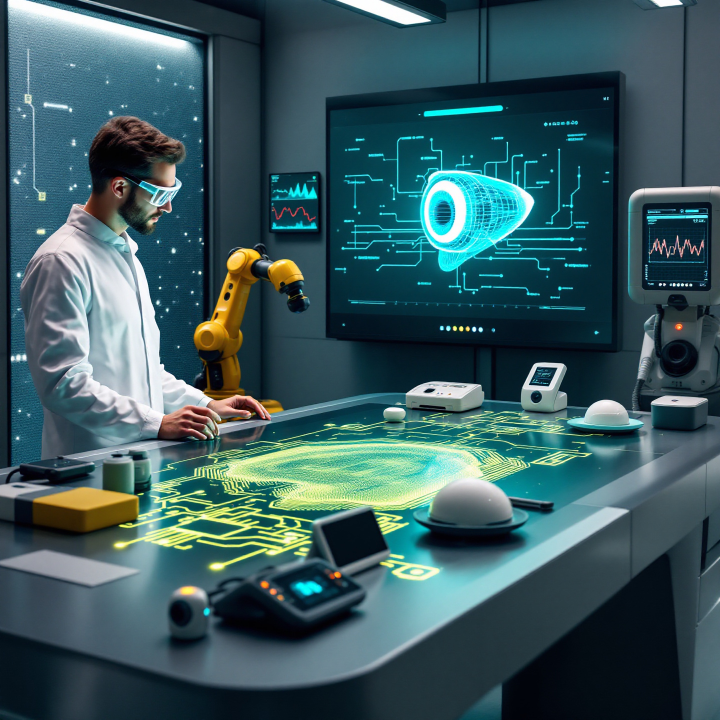
#> input picture images/5.jpg, 1440 x 1440 px (shown at 1/2 size)
$ python -i camera_actividad5.py   (imports and definitions only)
#> lines starting #> are read from the running program, lines starting #| are printed output that depends on the picture; after the words box and inside, x2 and y2 are one past the last pixel; in counts of white or black regions, pixels touching at a corner belong together
#> further down, picture is the input picture: shape (1440, 1440, 3); mean B, G, R 94.8, 89.9, 57.9
### GUI/Actividad5/logger_actividad5.py
import logging
from colorlog import ColoredFormatter # pip install colorlog

class Logger:
    def __init__(self, name, log_file = r"C:\Users\varga\OneDrive - Universidad EIA\Documents\Universidad EIA\Sexto Semestre\Vision_Artificial-Electiva\VA_Codes\GUI\Actividad5\logs\app.log"):
        self.logger = logging.getLogger(name)
        self.logger.setLevel(logging.DEBUG)
        self.log_file = log_file

        if not self.logger.hasHandlers():
            #Asignar un handler de logs a la consola
            console_handler = logging.StreamHandler() #Imprime en la consola en todo momento lo que vaya sucediendo
            console_handler.setLevel(logging.DEBUG)
            console_formatter = ColoredFormatter(
                "%(log_color)s%(asctime)s - %(levelname)s - %(message)s",
                datefmt="%Y-%m-%d %H:%M:%S", #Le pondrá los colores respectivos a los mensajes que aparezcan:
                log_colors={
                    'DEBUG':    'cyan',
                    'INFO':     'green',
                    'WARNING':  'yellow',
                    'ERROR':    'red',
                    'CRITICAL': 'red,bg_white',
                },
            )
            console_handler.setFormatter(console_formatter)

            #Asignar un handler de logs a un archivo
            file_handler = logging.FileHandler(self.log_file, mode='a', encoding='utf-8')
            file_handler.setLevel(logging.DEBUG)
            file_formatter = ColoredFormatter(
                "%(asctime)s - %(name)s - %(levelname)s - %(message)s",
                datefmt="%Y-%m-%d %H:%M:%S"
            )
            file_handler.setFormatter(file_formatter)

            #Agregar los handlers al logger
            self.logger.addHandler(console_handler)
            self.logger.addHandler(file_handler)

    def debug(self, message):
        self.logger.debug(message)

    def info(self, message):
        self.logger.info(message)

    def warning(self, message):
        self.logger.warning(message)

    def error(self, message):
        self.logger.error(message)

    def critical(self, message):
        self.logger.critical(message)

### GUI/Actividad5/camera_actividad5.py
import threading #Para que siga procesando la cámara independientemente de la GUI
import cv2
from logger_actividad5 import Logger
import time

# Acá en camera.py se hace el procesamiento de imágenes:

class RunCamera(): # Obtener frames de la cámara en paralelo al funcionamiento de GUI
    def __init__(self, src=0, name="camera_1"):
#> called with src = 0, name = 'camera_1'
        self.loggerReport = Logger("logCamera")
        try:
            self.name = name
            self.src = src
            self.ret = None
            self.frame = None
            self.stopped = False

            #Variables para el procesamiento del video:
            self.count_g8 = 0
            self.count_go = 0
            self.area_0 = 0
            self.mask = None

            self.loggerReport.logger.info("Init constructor RunCamera") #Para poner mensajes
#> (this line was passed over: colorlog is not available in this run)
        except Exception as e:
            self.loggerReport.logger.error("Error in RunCamera ", e) #Poner el error en string

    def binaryGray(self, image, method = 0, Umin=0, Umax=255):
        if method == 0:
            # Use a fixed threshold value
            ret, imgBinary = cv2.threshold(image, Umin, 255, cv2.THRESH_BINARY)
        else:
            imgBinary = cv2.inRange(image, Umin, Umax)
        return imgBinary

    def count_pieces(self, frame): #Función para el procesamiento del video
        #cv2.imshow('Frame', imageBinary)
        imageGray = cv2.cvtColor(frame, cv2.COLOR_BGR2GRAY)
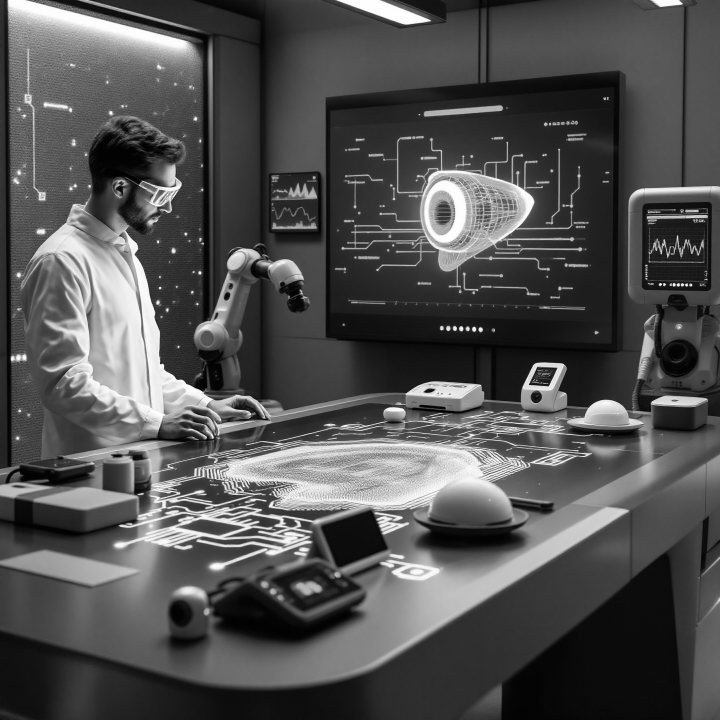
#> imageGray: shape (1440, 1440) (shown at 1/2 size); min 0, max 255, mean 80.9
        maskbin = self.binaryGray(imageGray, 1, 32, 180) #Binarizar
#> in binaryGray, `imgBinary = cv2.inRange(image, Umin, Umax)`:
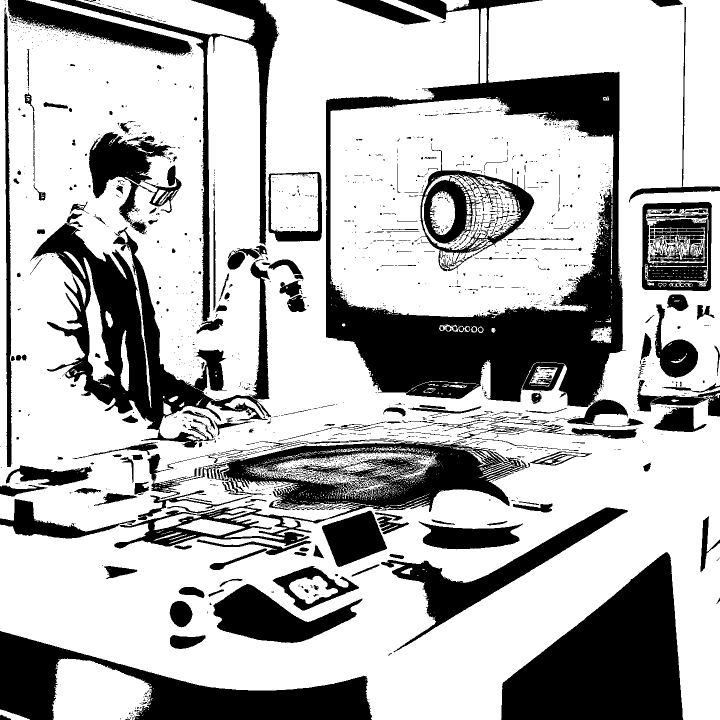
#> imgBinary: shape (1440, 1440) (shown at 1/2 size); 70.4% white; 2301 black regions (1979 under 20 px), largest, box (x1, y1, x2, y2) and area: (652, 0, 1287, 853) 138669, (1002, 1104, 1367, 1440) 73698, (60, 442, 542, 896) 61058
        self.mask = cv2.medianBlur(maskbin, 5) #Filtrar! Que no detecte lo que no es
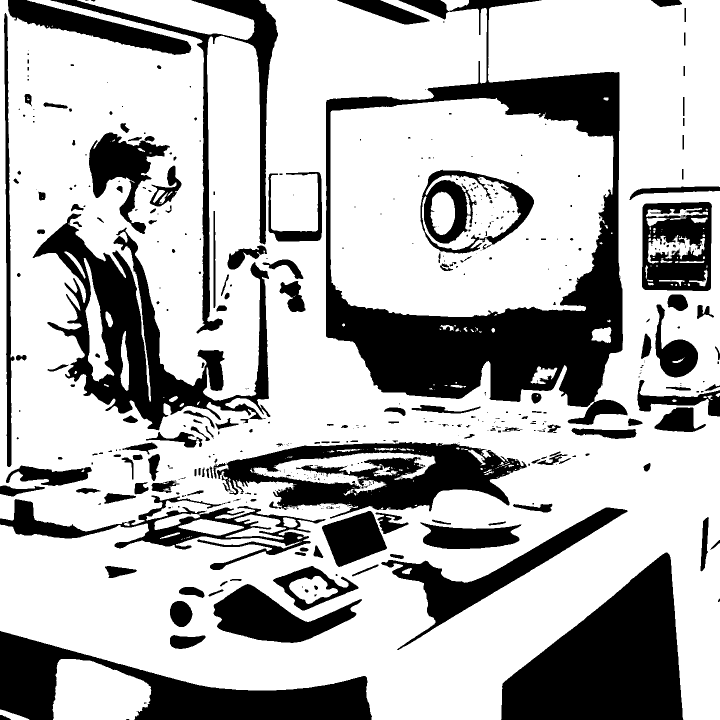
#> self.mask: shape (1440, 1440) (shown at 1/2 size); 70.9% white; 505 black regions (309 under 20 px)

        #Clasificar en dos grupos y contar las piezas:
        contours_cla, _ = cv2.findContours(self.mask, cv2.RETR_LIST, cv2.CHAIN_APPROX_NONE) #Encontrar los todos contornos
#> contours_cla = 749 contours, 470 with area under 20; largest, box (x1, y1, x2, y2) and area: (0, 0, 1440, 1440) 1476604, (661, 196, 1227, 634) 213939, (64, 426, 539, 862) 69552, (433, 883, 1055, 1038) 58374, (840, 338, 1069, 508) 28348
        if(len(contours_cla) > 0):
            for cnt_cla in contours_cla:
                x_cla,y_cla,w_cla,h_cla = cv2.boundingRect(cnt_cla)
                area = cv2.contourArea(cnt_cla)
                #cv2.drawContours(frame, contours_cla, -1, (0, 0, 255), 3) #Dibujar la forma original de los contornos.
                if x_cla > 120 and x_cla < 350: #Que la pieza esté en el centro y completa
                    if len(contours_cla) == 3 and area > 7370 and area < 7610:
                        #print("Grupo 8")
                        self.count_g8 +=1
                        if (abs(area - self.area_0) < 100): #Se volvió a contar la pieza
                            self.count_g8-=1
                        #print(area)
                        #print(area_0)
                        self.area_0 = area

                    if len(contours_cla) == 2 and area > 13450 and area < 22000:
                        #print("Grupo O")
                        self.count_go +=1
#> this loop made 749 passes
#> (x_cla, y_cla, w_cla, h_cla, area) on passes 1, 3, 4: (0, 1419, 59, 21, 493), (105, 1318, 198, 122, 18998), (339, 1269, 73, 30, 1455.5)
#> after the loop, self.count_g8 = 0; self.count_go = 0
                        #print(area)
        return self.mask

    def start(self):
        try:
            self.stream = cv2.VideoCapture(self.src)
            time.sleep(1) #Por si se demora en arrancar la cámara
            self.ret, self.frame = self.stream.read() #Guardar los frames del video
            if(self.stream.isOpened()):
                self.loggerReport.logger.info("Creating Thread in start camera")
                self.my_thread = threading.Thread(target=self.get, name=self.name, daemon=True)
                self.my_thread.start()
            else:
                self.loggerReport.logger.warning("start camera no initialized")
        except Exception as e:
            self.loggerReport.logger.error("Error in start Camera ", e) #Poner el error en string

    def get(self):
        while not self.stopped:
            if not self.ret:
                pass
            else:
                try:
                    self.ret, self.frame = self.stream.read()
                    if not self.ret or self.frame is None:
                        self.loggerReport.logger.warning("Frame vacío en RunCamera.get() o video terminado")
                        return None
                    self.count_pieces(self.frame) #____ Función para el procesamiento del video acá___
                except Exception as e:
                    self.loggerReport.logger.error("Error in get Camera ", e)


>>> import cv2
>>> picture = cv2.imread('../../images/5.jpg')
>>> result = RunCamera().count_pieces(picture)

$ run again, on images/VisionArtificial.jpg
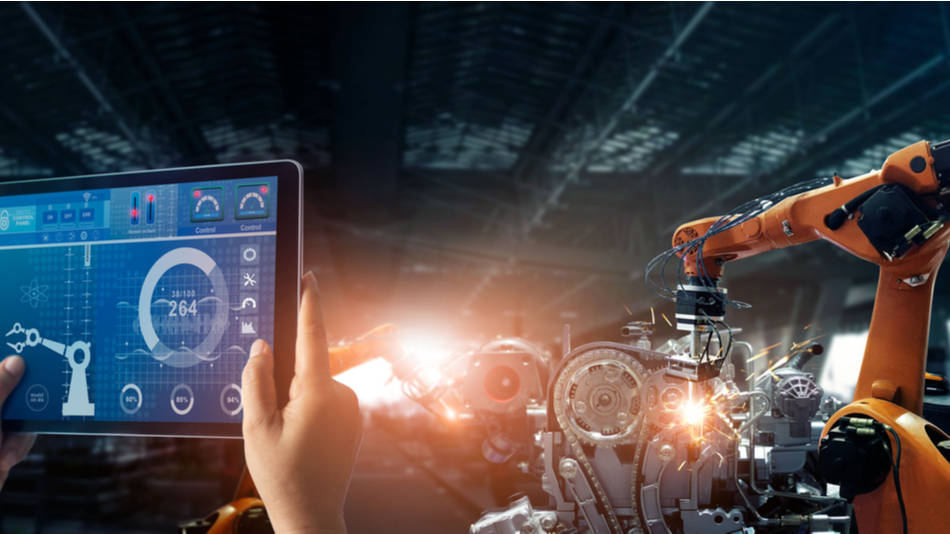
#> input picture images/VisionArtificial.jpg, 950 x 534 px
#> picture is the input picture: shape (534, 950, 3); mean B, G, R 72.2, 69, 73.6
#> in binaryGray, `imgBinary = cv2.inRange(image, Umin, Umax)`:
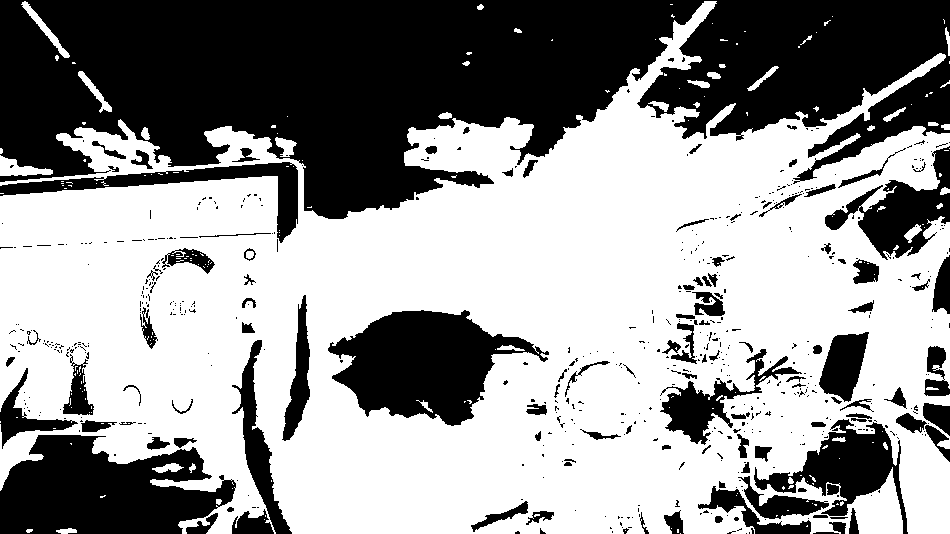
#> imgBinary: shape (534, 950); 58.7% white; 596 black regions (479 under 20 px), largest, box (x1, y1, x2, y2) and area: (0, 0, 950, 219) 132918, (0, 435, 236, 534) 16243, (328, 310, 549, 426) 14185
#> in count_pieces, `self.mask = cv2.medianBlur(maskbin, 5)`:
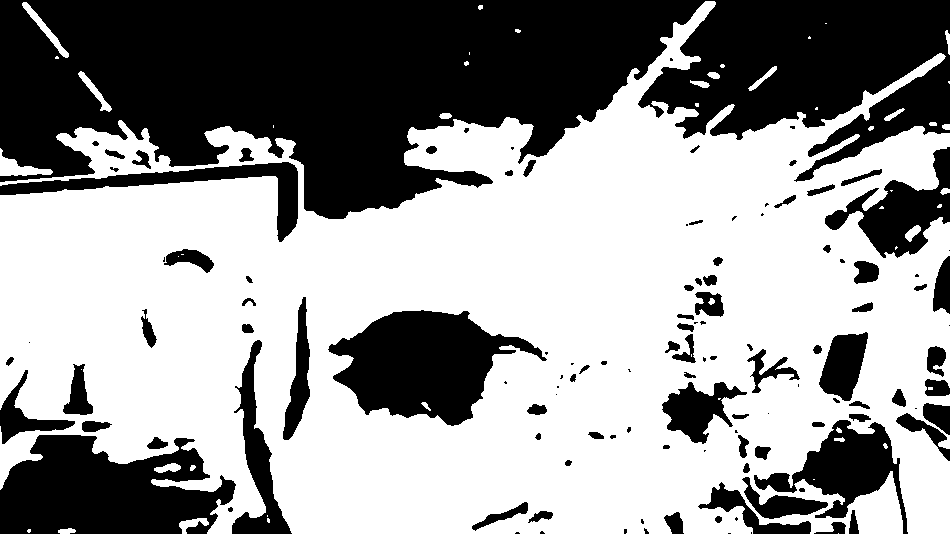
#> self.mask: shape (534, 950); 59.2% white; 123 black regions (39 under 20 px)
#> contours_cla = 152 contours, 59 with area under 20; largest, box (x1, y1, x2, y2) and area: (0, 1, 950, 534) 324753, (327, 309, 548, 427) 14539, (661, 381, 748, 445) 2704, (818, 331, 869, 402) 2298, (282, 296, 311, 441) 1918
#> the loop in count_pieces, `for cnt_cla in contours_cla:` made 152 passes
#> (x_cla, y_cla, w_cla, h_cla, area) on passes 3, 6, 8: (58, 528, 18, 6, 62.5), (179, 518, 30, 16, 184), (714, 515, 9, 9, 47.5)
#> after the loop in count_pieces, `for cnt_cla in contours_cla:`: self.count_g8 = 0

$ run again, on images/delfin.jpg
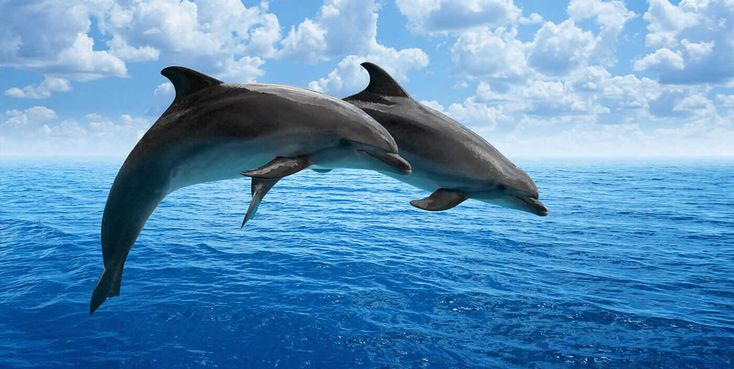
#> input picture images/delfin.jpg, 734 x 369 px
#> picture is the input picture: shape (369, 734, 3); mean B, G, R 185.8, 143.5, 90.2
#> in binaryGray, `imgBinary = cv2.inRange(image, Umin, Umax)`:
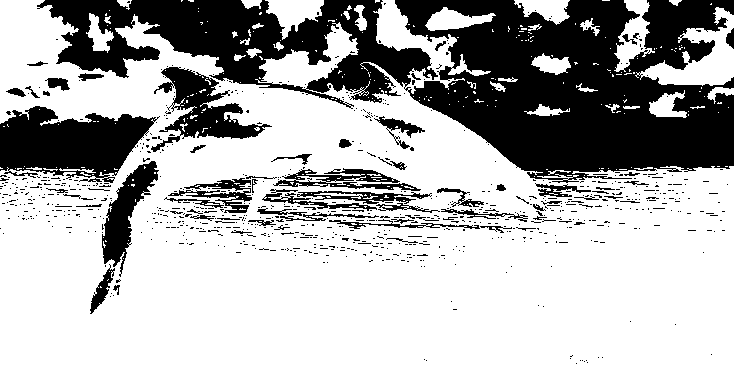
#> imgBinary: shape (369, 734); 68.6% white; 827 black regions (759 under 20 px), largest, box (x1, y1, x2, y2) and area: (37, 0, 734, 183) 59891, (0, 106, 160, 183) 7784, (151, 67, 272, 152) 3649
#> in count_pieces, `self.mask = cv2.medianBlur(maskbin, 5)`:
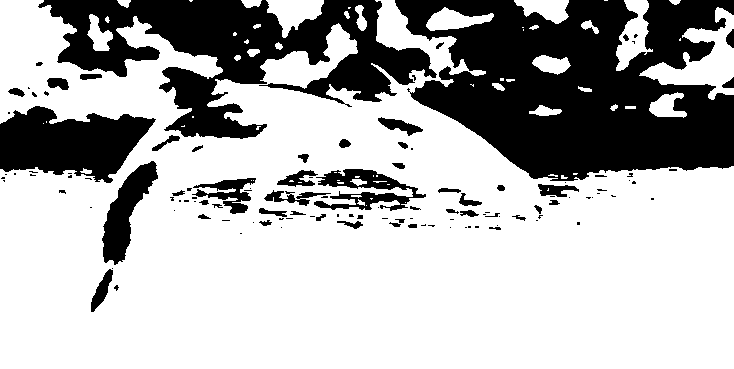
#> self.mask: shape (369, 734); 69.7% white; 121 black regions (71 under 20 px)
#> contours_cla = 186 contours, 106 with area under 20; largest, box (x1, y1, x2, y2) and area: (0, 0, 734, 369) 185921, (639, 7, 734, 100) 3046, (101, 160, 159, 266) 2601, (313, 168, 427, 212) 2512, (616, 0, 653, 71) 1288
#> the loop in count_pieces, `for cnt_cla in contours_cla:` made 186 passes
#> (x_cla, y_cla, w_cla, h_cla, area) on passes 1, 2, 5: (113, 284, 7, 8, 24), (90, 268, 24, 45, 440), (488, 226, 14, 5, 39)
#> after the loop in count_pieces, `for cnt_cla in contours_cla:`: self.count_g8 = 0
